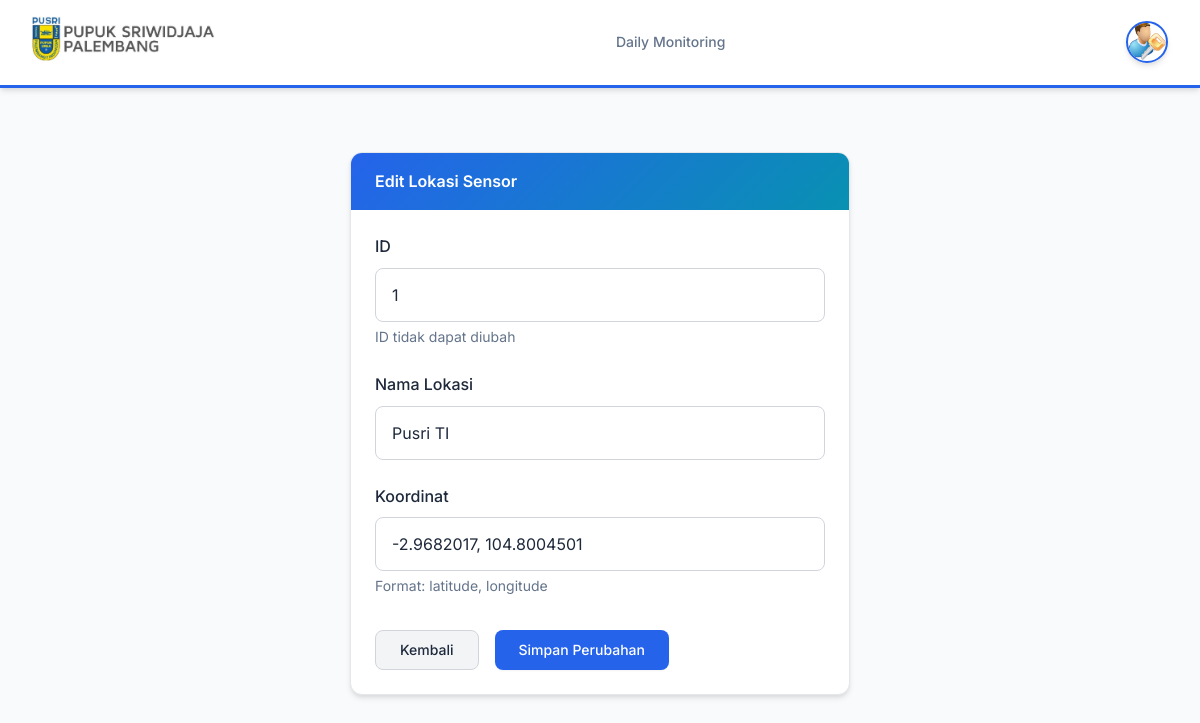
Page /pages/edit_data_sensor.php?id=1 (signed in) on the committed database.
### tables this page shows
CREATE TABLE `tbjenissensor` (
  `id` varchar(99) NOT NULL,
  `nama` varchar(999) NOT NULL,
  `koordinat` varchar(999) NOT NULL
);

### pages/edit_data_sensor.php (the view, shortened to what this page needs)
<?php
include '../includes/db.php';
$row = null;
if (isset($_GET['id'])) {
    $id = $_GET['id'];
    $query = "SELECT * FROM tbjenissensor WHERE id='$id'";
    $result = $koneksi->query($query);
    if ($result->num_rows > 0) {
        $row = $result->fetch_assoc();
    }
}
?>
<!DOCTYPE html>
<html lang="id">
<head>
    <link rel="stylesheet" href="../assets/css/style.css">
</head>
<body>
    <header class="header">
        <div class="header-content">
            <a href="dashboard.php">
                <img src="../assets/img/pupuk.jpg" class="header-logo" alt="Logo PT Pusri Palembang">
            </a>
            <nav class="navigation">
                <a href="daily_monitoring.php" class="nav-link">Daily Monitoring</a>
            </nav>
            <div class="user-menu">
                <div class="user-avatar" onclick="toggleDropdown()">
                    <img src="../assets/img/1.png" alt="User" class="avatar-img">
                </div>
            </div>
        </div>
    </header>
    <main class="main-content">
        <div class="form-container">
            <div class="card">
                <div class="card-header">
                    <h3 class="card-title">Edit Lokasi Sensor</h3>
                </div>
                <div class="card-body">
                    <?php if ($row): ?>
                    <form method="POST" action="edit_data_sensor.php?id=<?php echo urlencode($id); ?>">
                        <div class="form-group">
                            <label class="form-label" for="id_display">ID</label>
                            <input type="text" class="form-input" id="id_display" value="<?php echo htmlspecialchars($row['id']); ?>" disabled>
                            <p class="form-help">ID tidak dapat diubah</p>
                        </div>
                        <div class="form-group">
                            <label class="form-label" for="nama">Nama Lokasi</label>
                            <input type="text" class="form-input" id="nama" name="nama"
                                   value="<?php echo htmlspecialchars($row['nama']); ?>" required>
                        </div>
                        <div class="form-group">
                            <label class="form-label" for="koordinat">Koordinat</label>
                            <input type="text" class="form-input" id="koordinat" name="koordinat"
                                   value="<?php echo htmlspecialchars($row['koordinat']); ?>" required>
                            <p class="form-help">Format: latitude, longitude</p>
                        </div>
                        <div class="form-actions">
                            <a href="daily_monitoring.php" class="btn btn-secondary">Kembali</a>
                            <button type="submit" class="btn btn-primary">Simpan Perubahan</button>
                        </div>
                    </form>
                    <?php else: ?>
                    <div class="alert alert-error">Data tidak ditemukan!</div>
                    <a href="daily_monitoring.php" class="btn btn-secondary">Kembali</a>
                    <?php endif; ?>
                </div>
            </div>
        </div>
    </main>
</body>
</html>

### rows in the picture
tbjenissensor: id "1", nama "Pusri TI", koordinat "-2.9682017, 104.8004501"
